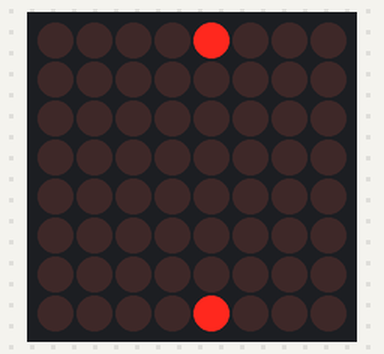
The sketch below on a simulated Arduino Mega 2560, built with avr-gcc and run on an emulated ATmega2560. On the bench: 8×8 LED matrix.

Above: at 0.15 s.

The sketch:

cX_8x8LEDMatrix2.ino
```cpp
//We always have to include the library
#include "LedControl.h"

/*
 Now we need a LedControl to work with.
 Connect VCC to 5v, GND to ground.

 **********
 pin 26 is connected to the DataIn
 pin 28 is connected to the CS / LOAD
 pin 30 is connected to CLK
 We have only a single MAX72XX.

 */
LedControl lc=LedControl(26,30,28,1);
// brightness = 0 to 15
const int brightness =15;
/* we always wait a bit between updates of the display */
unsigned long delaytime=100;

float angle = 0;
float speed = 0.1;


void setup() {
  Serial.begin(115200);

  /*
   The MAX72XX is in power-saving mode on startup,
   we have to do a wakeup call
   */
  lc.shutdown(0,false);
  /* Set the brightness to a medium values */
  lc.setIntensity(0,brightness);
  /* and clear the display */
  lc.clearDisplay(0);
}


void loop() {

      speed = (sin((float)millis()*0.0001f)) *0.1;
      angle += speed; //  (PI*2.0f) * (float)(i/360.0f);

      float x = cos(angle)*3.5;
      float y = sin(angle)*3.5;
//      Serial.print(angle);
//      Serial.print(",");
//      Serial.print(x);
//      Serial.print(",");
//      Serial.println(y);

      lc.setLed(0,x+4,y+4,true);
      lc.setLed(0,4-x,4-y,true);
      delay(delaytime/40);
      lc.setLed(0,x+4,y+4,false);
      lc.setLed(0,4-x,4-y,false);

  //writeArduinoOnMatrix();
 // spin();
//  rows();
//  columns();
//  single();
//  single();
//  single();
}

void spin() {
  //for(float j=0; j<3.5; j+=0.5) {
    for(int i = 0; i<360; i+=3) {


    }
 //}


}


/*
 This method will display the characters for the
 word "Arduino" one after the other on the matrix.
 (you need at least 5x7 leds to see the whole chars)
 */
void writeArduinoOnMatrix() {
  /* here is the data for the characters */
  byte a[5]={
    B01111110,B10001000,B10001000,B10001000,B01111110  };
  byte r[5]={
    B00111110,B00010000,B00100000,B00100000,B00010000  };
  byte d[5]={
    B00011100,B00100010,B00100010,B00010010,B11111110  };
  byte u[5]={
    B00111100,B00000010,B00000010,B00000100,B00111110  };
  byte i[5]={
    B00000000,B00100010,B10111110,B00000010,B00000000  };
  byte n[5]={
    B00111110,B00010000,B00100000,B00100000,B00011110  };
  byte o[5]={
    B00011100,B00100010,B00100010,B00100010,B00011100  };

  /* now display them one by one with a small delay */
  lc.setRow(0,0,a[0]);
  lc.setRow(0,1,a[1]);
  lc.setRow(0,2,a[2]);
  lc.setRow(0,3,a[3]);
  lc.setRow(0,4,a[4]);
  delay(delaytime);
  lc.setRow(0,0,r[0]);
  lc.setRow(0,1,r[1]);
  lc.setRow(0,2,r[2]);
  lc.setRow(0,3,r[3]);
  lc.setRow(0,4,r[4]);
  delay(delaytime);
  lc.setRow(0,0,d[0]);
  lc.setRow(0,1,d[1]);
  lc.setRow(0,2,d[2]);
  lc.setRow(0,3,d[3]);
  lc.setRow(0,4,d[4]);
  delay(delaytime);
  lc.setRow(0,0,u[0]);
  lc.setRow(0,1,u[1]);
  lc.setRow(0,2,u[2]);
  lc.setRow(0,3,u[3]);
  lc.setRow(0,4,u[4]);
  delay(delaytime);
  lc.setRow(0,0,i[0]);
  lc.setRow(0,1,i[1]);
  lc.setRow(0,2,i[2]);
  lc.setRow(0,3,i[3]);
  lc.setRow(0,4,i[4]);
  delay(delaytime);
  lc.setRow(0,0,n[0]);
  lc.setRow(0,1,n[1]);
  lc.setRow(0,2,n[2]);
  lc.setRow(0,3,n[3]);
  lc.setRow(0,4,n[4]);
  delay(delaytime);
  lc.setRow(0,0,o[0]);
  lc.setRow(0,1,o[1]);
  lc.setRow(0,2,o[2]);
  lc.setRow(0,3,o[3]);
  lc.setRow(0,4,o[4]);
  delay(delaytime);
  lc.setRow(0,0,0);
  lc.setRow(0,1,0);
  lc.setRow(0,2,0);
  lc.setRow(0,3,0);
  lc.setRow(0,4,0);
  delay(delaytime);
}

/*
  This function lights up a some Leds in a row.
 The pattern will be repeated on every row.
 The pattern will blink along with the row-number.
 row number 4 (index==3) will blink 4 times etc.
 */
void rows() {
  for(int row=0;row<8;row++) {
    delay(delaytime);
    lc.setRow(0,row,B11111111);
    delay(delaytime);
    lc.setRow(0,row,(byte)0);
    //for(int i=0;i<row;i++) {
    //      delay(delaytime);
    //      lc.setRow(0,row,B11111111);
    //      delay(delaytime);
    //      lc.setRow(0,row,(byte)0);
    //}
  }
}

/*
  This function lights up a some Leds in a column.
 The pattern will be repeated on every column.
 The pattern will blink along with the column-number.
 column number 4 (index==3) will blink 4 times etc.
 */
void columns() {
  for(int col=0;col<8;col++) {
    delay(delaytime);
    lc.setColumn(0,col,B11111111);
    delay(delaytime);
    lc.setColumn(0,col,(byte)0);

  }
}

/*
 This function will light up every Led on the matrix.
 The led will blink along with the row-number.
 row number 4 (index==3) will blink 4 times etc.
 */
void single() {
  for(int row=0;row<8;row++) {
    for(int col=0;col<8;col++) {
      delay(delaytime/10);
      lc.setLed(0,row,col,true);
      delay(delaytime/10);
      lc.setLed(0,row,col,false);
    }
  }
}
```
